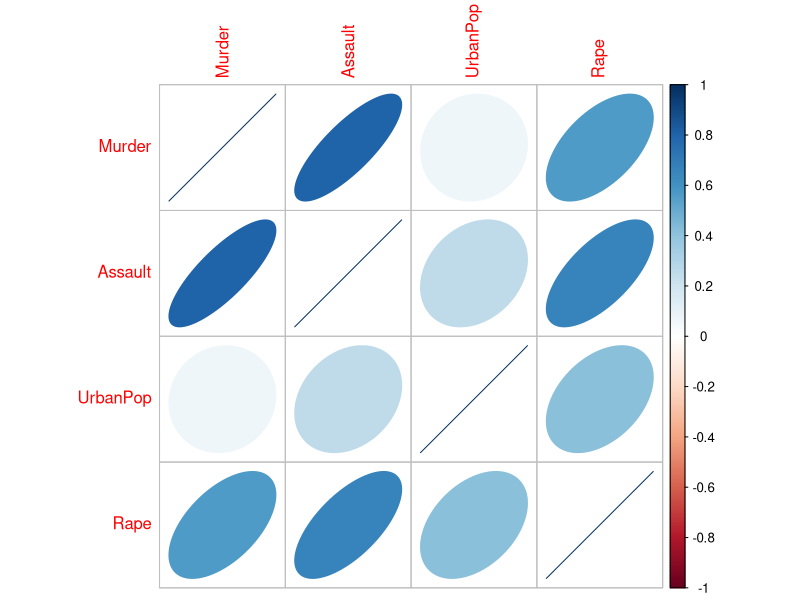
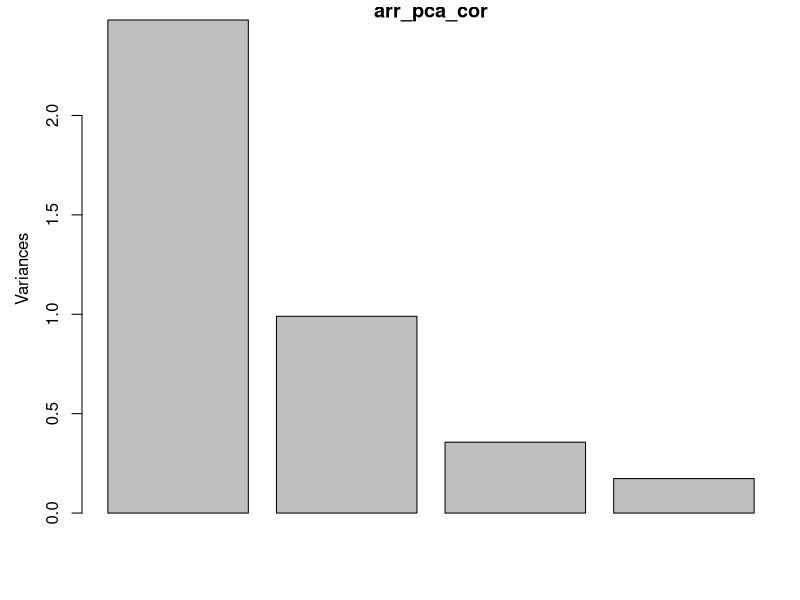
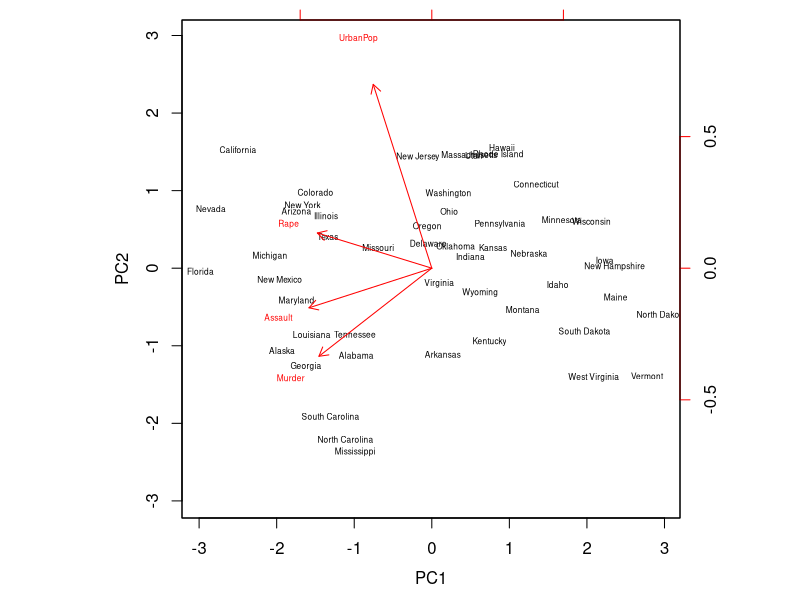

The R script that drew these images, in order: (Note: this script raises an error after producing the figures.)
# principal components analysis examples

#---------------------------------------------------------------------------------------------------------------
# arrests
#---------------------------------------------------------------------------------------------------------------


# read details on the data set
?USArrests

# view data set
View(USArrests)

# correlation plot
install.packages("corrplot")
library(corrplot)

par(mfrow=c(1,1),mar = c(4.1, 4.1, 1, 1), mgp=c(2.5,1,0))
corrplot(cor(USArrests), method="ellipse")

# perform PCA on the covariance matrix
arr_pca_cov <- prcomp(USArrests)

# view results
summary(arr_pca_cov)

# these are the sqrt of the eigenvalues
arr_pca_cov$sdev

# these are the eigenvectors
arr_pca_cov$rotation

# the first PC has been created to account for assault
# that is because assault has a much greater variance than the other variables
diag(cov(USArrests))

# best to use the correlation matrix instead
# this is equivalent to performing PCA on the covariance matrix 
# of the standardised variables
arr_pca_cor <- prcomp(apply(USArrests, 2, scale))

# view results
summary(arr_pca_cor)

# these are the sqrt of the eigenvalues
arr_pca_cor$sdev

# these are the eigenvectors
arr_pca_cor$rotation

# these are the scores
arr_pca_cor$x

# screeplot
par(mfrow=c(1,1),mar = c(4.1, 4.1, 1, 1), mgp=c(2.5,1,0))
screeplot(arr_pca_cor)

install.packages("psych")
library(psych)
par(mfrow=c(1,1),mar = c(4.1, 4.1, 1, 1), mgp=c(2.5,1,0))
biplot(arr_pca_cor, cex=0.5, col=c("black","red"), scale = 0, xlabs = row.names(USArrests))

#---------------------------------------------------------------------------------------------------------------
# air pollution
#---------------------------------------------------------------------------------------------------------------

data("USairpollution", package = "HSAUR2")

# view data set
View(USairpollution)

par(mfrow=c(1,1),mar = c(4.1, 4.1, 1, 1), mgp=c(2.5,1,0))
corrplot(cor(USairpollution), method="ellipse")


USairpollution$temp <- USairpollution$temp*(-1)

# perform PCA on the correlation matrix
pol_pca_cor <- prcomp(apply(USairpollution, 2, scale))
pol_pca_cor

# view results
summary(pol_pca_cor)

# screeplot
par(mfrow=c(1,1),mar = c(4.1, 4.1, 1, 1), mgp=c(2.5,1,0))
screeplot(pol_pca_cor)

library(psych)
par(mfrow=c(1,1),mar = c(4.1, 4.1, 1, 1), mgp=c(2.5,1,0))
biplot(pol_pca_cor, choices=c(1,2), cex=0.7, col=c("black","red"), scale = 0, xlabs = row.names(USairpollution))
biplot(pol_pca_cor, choices=c(1,3), cex=0.7, col=c("black","red"), scale = 0, xlabs = row.names(USairpollution))
biplot(pol_pca_cor, choices=c(2,3), cex=0.7, col=c("black","red"), scale = 0, xlabs = row.names(USairpollution))
